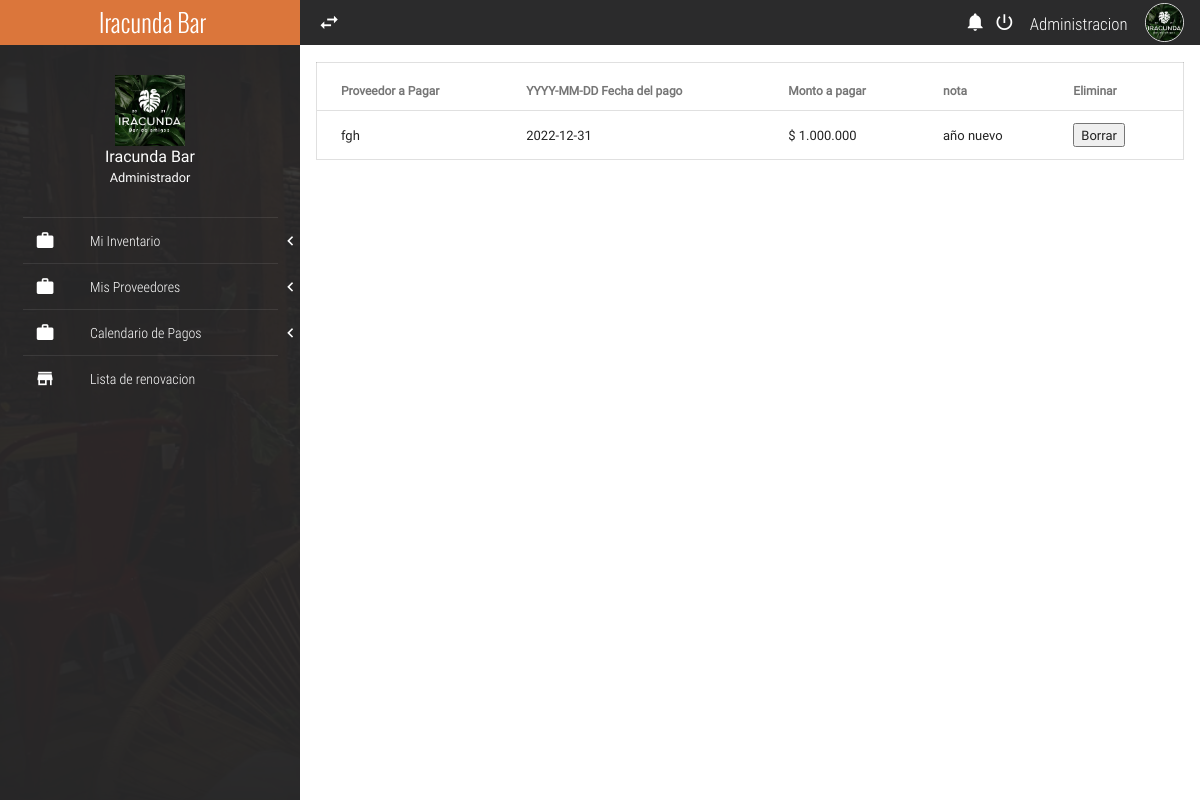
Page /Iracunda/horariospagosver.php on the committed database.
### tables this page shows
CREATE TABLE `horario` (
  `idhorario` int(11) NOT NULL,
  `nombreproveedor` text NOT NULL,
  `fechapago` date NOT NULL,
  `montopago` text NOT NULL,
  `notapago` text NOT NULL
);

### Iracunda/database/BaseDatoshorario.php (called while the page is built, shortened)
<?php
$host="localhost";
$bd="iracunda";
$usuario="root";
$contraseña="";
try {
    $conexion=new PDO("mysql:host=$host;dbname=$bd",$usuario,$contraseña );
} catch (Exception $ex) {
    echo $ex->getmessage();
}
$sentenciaSQL=$conexion->prepare("SELECT * FROM horario");
$sentenciaSQL->execute();
$total=$sentenciaSQL->fetchAll(PDO::FETCH_ASSOC);
?>

### Iracunda/horariospagosver.php (the view, shortened to what this page needs)
<?php include("./database/BaseDatoshorario.php"); ?>
<!DOCTYPE html>
<html lang="es">
<head>
	<link rel="stylesheet" href="css/normalize.css">
	<link rel="stylesheet" href="css/sweetalert2.css">
	<link rel="stylesheet" href="css/material.min.css">
	<link rel="stylesheet" href="css/material-design-iconic-font.min.css">
	<link rel="stylesheet" href="css/jquery.mCustomScrollbar.css">
	<link rel="stylesheet" href="css/mainorange.css">
</head>
<body>
	<?php include("./Funciones/navlateral.php"); ?>
	<section class="full-width pageContent">
		<div class="full-width navBar">
			<div class="full-width navBar-options">
				<i class="zmdi zmdi-swap btn-menu" id="btn-menu"></i>
				<nav class="navBar-options-list">
					<ul class="list-unstyle">
						<li class="btn-Notification" id="notifications">
							<i class="zmdi zmdi-notifications" onclick="javascript:window.print()"></i>
						<li class="btn-exit" id="btn-exit">
							<i class="zmdi zmdi-power"></i>
						</li>
						<li class="text-condensedLight noLink" ><small>Administracion</small></li>
						<li class="noLink">
							<figure>
								<img src="assets/img/logo.png" alt="Avatar" class="img-responsive">
							</figure>
						</li>
					</ul>
				</nav>
			</div>
		</div>
		<div class="full-width divider-menu-h"></div>
		<div class="mdl-grid">
			<div class="mdl-cell mdl-cell--4-col-phone mdl-cell--8-col-tablet mdl-cell--12-col-desktop">
				<div class="table-responsive">
					<table class="mdl-data-table mdl-js-data-table mdl-shadow--2dp full-width table-responsive">
						<thead>
							<tr>
								<th class="mdl-data-table__cell--non-numeric">Proveedor a Pagar</th>
								<th class="mdl-data-table__cell--non-numeric">YYYY-MM-DD Fecha del pago </th>
								<th class="mdl-data-table__cell--non-numeric">Monto a pagar</th>
								<th class="mdl-data-table__cell--non-numeric">nota</th>
								<th class="mdl-data-table__cell--non-numeric">Eliminar</th>
							</tr>
						</thead>
						<tbody>
						<?php foreach($total as $horario) { ?>
							<tr>
								<td class="mdl-data-table__cell--non-numeric"><?php echo $horario['nombreproveedor'] ?></td>
								<td class="mdl-data-table__cell--non-numeric"><?php echo $horario['fechapago'] ?></td></td>
								<td class="mdl-data-table__cell--non-numeric">$ <?php echo $horario['montopago'] ?></td></td>
								<td class="mdl-data-table__cell--non-numeric"><?php echo $horario['notapago'] ?></td></td>
								<td class="mdl-data-table__cell--non-numeric">
                      <form method="post">
                       <input type="submit" name="accion" value="Borrar" class="btn btn-danger">
                      </form>
                </td>
							</tr>
							<?php } ?>
						</tbody>
					</table>
				</div>
			</div>
		</div>
	</section>
</body>
</html>

### Iracunda/css/mainorange.css (style rules this page uses)
:root { --color-text: #3F51B5; --primary-color: #2b2b2c; --acent-color: #DB763B; }
html, body { width: 100%; height: 100%; margin: 0; padding: 0; font-size: 16px; font-family: "RobotoRegular"; position: relative; background-color: #fff; }
.text-condensedLight { font-family: "RobotoCondensedLight"; }
.list-unstyle { margin: 0; padding: 0; list-style: none; box-sizing: border-box; }
.img-responsive { width: 100%; height: auto; }
.table-responsive { overflow: auto; }
.divider-menu-h { height: 0; border-top: 1px solid rgba(255, 255, 255, .09); width: 85%; margin: 0 auto; }
.table-responsive { width: 100%; overflow-x: scroll; position: relative; }
.navBar { background-color: var(--primary-color); height: 45px; color: #fff; }
.navBar-options { line-height: 45px; height: 45px; position: absolute; width: 100%; top: 0; right: 0; padding: 0; transition: all .3s ease-in-out; }
.navBar-options .btn-menu, .navBar-options-list { line-height: 45px; position: absolute; top: 0; height: 45px; margin: 0; padding: 0; }
.navBar-options .btn-menu { width: 40px; left: 0; font-size: 23px; cursor: pointer; user-select: none; text-align: center; outline: none; margin-left: 9px; }
.navBar-options-list { right: 9px; }
.navBar-options-list .noLink { cursor: inherit !important; }
.navBar-options-list ul { height: 45px; }
.navBar-options-list ul li { height: 45px; line-height: 45px; cursor: pointer; display: inline-block; padding: 0 7px; font-size: 21px; }
.navBar-options-list ul li { outline: none; }
.navBar-options-list ul li figure, .navBar-options-list ul li figure img { margin: 0; padding: 0; padding-top: 0; margin-top: 0; box-sizing: border-box; }
.navBar-options-list ul li figure { height: 45px; }
.navBar-options-list ul li figure img { border: 1px solid #E1E1E1; border-radius: 50%; width: 39px; height: 39px; margin-bottom: 3px; }
.pageContent { padding-left: 300px; width: 100%; height: 100%; overflow: hidden; z-index: 77; background-color: #fff; transition: all .3s ease-in-out; }

### rows in the picture
horario: nombreproveedor "fgh", fechapago "2022-12-31", montopago "1.000.000", notapago "año nuevo"
